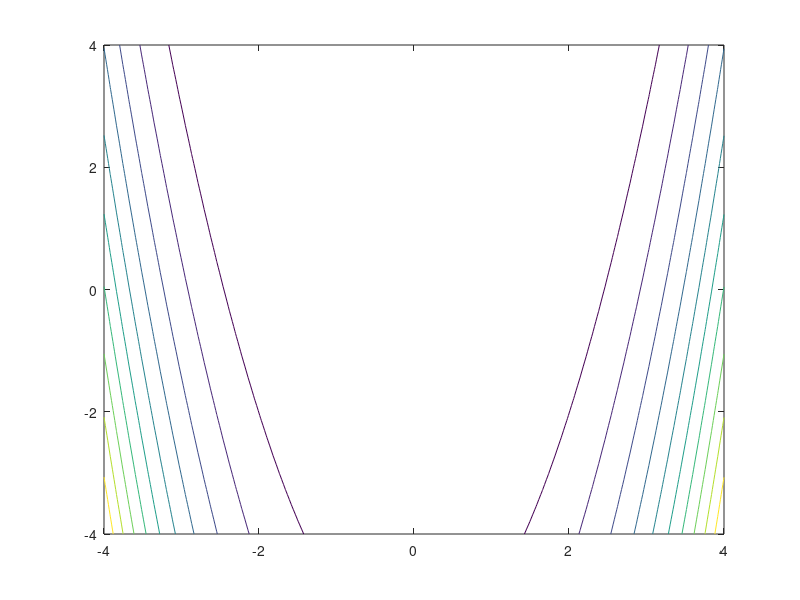

MATLAB code to generate this figure: (Note: this script raises an error after producing the figure.)
function fun_lab5
x0 = [-1,-1]; % Punkt poczatkowy
    function [y,g]=obj(x) %1 zmienna
        y=x.^2+2*x.^3;
        g=2*x+6*x.^2;
    end
    function [y,g]=obj1(x) %1 zmienna
        y=4*x.^2+2*x.^4;
        g=8*x+8*x.^3;
    end
    function [y,g]=obj2(x) %2 zmienne
        y=x(1)^2+0.5*x(2)^2;
        g=[2*x(1);x(2)];
    end
    function [y,g]=obj3(x) %2 zmienne
        y=2*x(1)^2+4*x(2)^2;
        g=[4*x(1);8*x(2)];
    end
    function [y,g]=obj4(x) %nier??niczkowalna
        y=abs(x(1))+abs(x(2));
        g=[0,0];
    end
    function [y,g]=obj5(x) %Rosenbrock
        y=(1-x(1))^2+100*(x(2)-x(1)^2)^2;
        g=[0,0];
    end

    function stop = out(x, optimvals, state) %funkcja stopu
        if isequal(state, 'iter')
           h = [h; x]; 
        elseif isequal(state, 'done')

        end
        stop = false;
    end
x = linspace(-4,4,100);
y = linspace(-4,4,100);
[X, Y] = meshgrid(x,y);
% Z = X.^3-2*X.^2;
% Z = 4*X.^2+2*X.^4;
% Z = X.^2+0.5*Y.^2;
% Z = 2*X.^2+4*Y.^2;
% Z = abs(X)+abs(Y);
 Z = (1-X).^2+100*(Y-X.^2).^2; 

 %% Newton
opt = optimset('OutputFcn',@out,'Display','iter','MaxIter',10,'gradobj','on');
h = [];
xk=[];
[x,f,e,o] = fminunc(@obj5, x0, opt);
    
figure(1);
contour(X,Y,Z);
hold on;
plot(h(:,1), h(:,2), 'mo-');
plot(h(end,1), h(end,2), 'bx');
xk=[h(end,1),h(end,2)]
title('Metoda Newtona');
hold off;
%% BFGS
opt = optimset('OutputFcn',@out,'Display','iter','MaxIter',10);
h = [];
xk=[];
[x,f,e,o] = fminunc(@obj5, x0, opt);

figure(2);
contour(X,Y,Z);
hold on;
plot(h(:,1), h(:,2), 'mo-');
plot(h(end,1), h(end,2), 'bx');
xk=[h(end,1),h(end,2)]
title('Metoda BFGS');
hold off;
%% Metoda DFP
opt = optimset('OutputFcn',@out,'Display','iter','MaxIter',10,'Hessupdate','dfp');
h = [];
xk=[];
[x,f,e,o] = fminunc(@obj5, x0, opt);
    
figure(3);
contour(X,Y,Z);
hold on;
plot(h(:,1), h(:,2), 'mo-');
plot(h(end,1), h(end,2), 'bx');
xk=[h(end,1),h(end,2)]
title('Metoda DFP');
hold off;
%% Steepdesc
opt = optimset('OutputFcn',@out,'Display','iter','MaxIter',10,'Hessupdate','steepdesc');
h = [];
xk=[];
[x,f,e,o] = fminunc(@obj5, x0, opt);
    
figure(4);
contour(X,Y,Z);
hold on;
plot(h(:,1), h(:,2), 'mo-');
plot(h(end,1), h(end,2), 'bx');
xk=[h(end,1),h(end,2)]
title('Metoda Steepdesc');
hold off;
%% Simplex
opt = optimset('OutputFcn',@out,'Display','iter','MaxIter',20);
h = [];
xk=[];
[x,f,e,o] = fminsearch(@obj5, x0, opt);
    
figure(5);
contour(X,Y,Z);
hold on;
plot(h(:,1), h(:,2), 'mo-');
plot(h(end,1), h(end,2), 'bx');
xk=[h(end,1),h(end,2)]
title('Metoda Simpleksu');
hold off;


% x0=[1 1];
% h=[];
% %opt=optimset('Display','iter','MaxIter',10) - BFGS
% %                                          ,'gradobj','on') - Newton
% %                                          ,'Hessupdate','steepdesc') -
% %                                          Steepdesc
% %                                          ,'Hessupdate','dfp') - DFP
% [x,f,o,e]=fminunc(@objfun,x0,opt);
% plot(h(:,1),h(:,2),'o:')
% 
%     function [z,g]=objfun(x)
%         z=x(1)^2+0.5x(2)^2;
%         g[2x(1); x(2)];
%         h=[h;x,z];
%     end
end